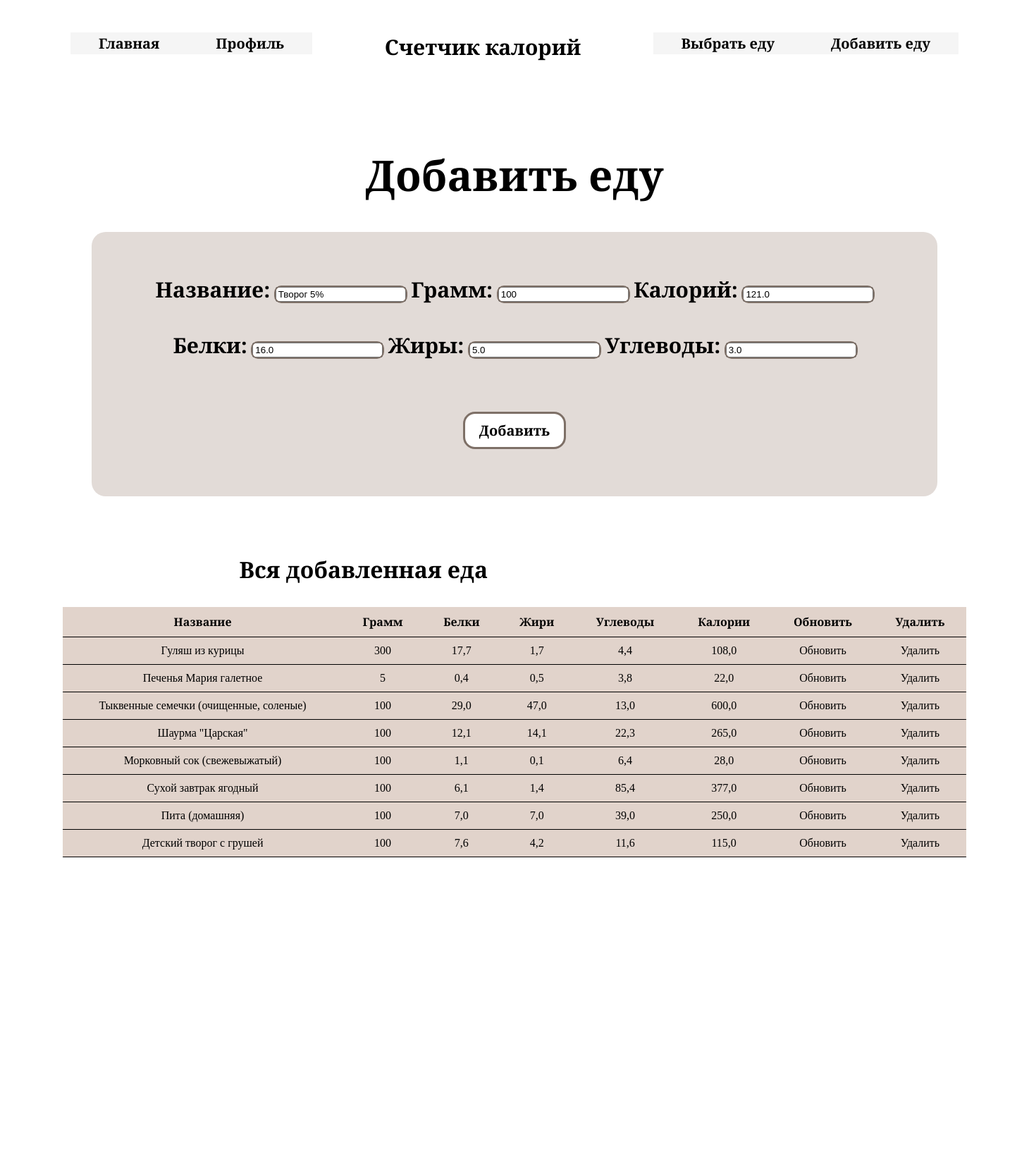
The page /update_food/1/ (signed in) on the database its author committed.
### calories/models.py (models this page shows, shortened)
class Food(models.Model):
    name = models.CharField(max_length=200, null=False)
    quantity = models.PositiveIntegerField(null=False, default=0)
    calorie = models.FloatField(null=False, default=0)
    proteins = models.FloatField(default=0)
    fats = models.FloatField(default=0)
    carbs = models.FloatField(default=0)
    person_of = models.ForeignKey(User, null=True, on_delete=models.CASCADE)

### calories/views.py (the view)
# urls.py: path('update_food/<str:pk>/', update_food, name='update_food'),
@login_required
def update_food(request, pk):
    food_items = Food.objects.filter(person_of=request.user)
    food_item = Food.objects.get(id=pk)
    form = AddFoodForm(instance=food_item)
    if request.method == 'POST':
        form = AddFoodForm(request.POST, instance=food_item)
        if form.is_valid():
            form.save()
            return redirect('profile')
    myFilter = FoodFilter(request.GET, queryset=food_items)
    context = {'form': form, 'food_items': food_items, 'myFilter': myFilter}
    return render(request, 'add_food.html', context)

### calories/forms.py
class AddFoodForm(forms.ModelForm):
    class Meta:
        model = Food
        fields = ('name', 'quantity', 'calorie', 'proteins', 'fats', 'carbs')

### templates/add_food.html (shortened to what this page needs)
{% extends 'base.html' %}
{% load static %}
{% block css_additional %}
<link href=" {% static 'css/add_food.css' %} "rel="stylesheet">
{% endblock %}
{% block header%}
<header class="header">
        <div class="container">
            <div class="header-nav">
                <nav class="nav">
                    <ul class="nav-list">
                        {% with url_name=request.resolver_match.url_name %}
                        <li class="left-item"><a href="{% url 'home' %}">Главная</a></li>
                        <li class="left-item"><a href="{% url 'profile' %}">Профиль</a></li>
                        <li class="right-item"><a href="{% url 'add_food' %}">Добавить еду</a></li>
                        <li class="right-item"><a href="{% url 'select_food' %}">Выбрать еду</a></li>
                        {% endwith %}
                    </ul>
                </nav>
            </div>
        </div>
        <div class="nav-logo">
           <a href="{% url 'index' %}" class="nl">Счетчик калорий</a>
        </div>
</header>
{% endblock %}
{% block content_one %}
<main>
    <div class="table">
        <div class="title"><h1>Добавить еду</h1></div>
            <form method="POST" action="">
                <div class="form-label">
                    <p class="txt">Название: </p>
                    <div class="label">
                        {{ form.name }}
                    </div>
                    <p class="txt">Грамм: </p>
                    <div class="label">
                        {{ form.quantity }}
                    </div>
                    <p class="txt">Калорий: </p>
                    <div class="label">
                        {{ form.calorie }}
                    </div>
                    <p class="txt">Белки: </p>
                    <div class="label">
                        {{ form.proteins }}
                    </div>
                    <p class="txt">Жиры: </p>
                    <div class="label">
                        {{ form.fats }}
                    </div>
                    <p class="txt">Углеводы: </p>
                    <div class="label">
                        {{ form.carbs }}
                    </div>
                    <div class="btn-center"><input class="btn" type="submit" value="Добавить"></div>
                </div>
            </form>
    </div>
    <div class="table-add-food">
    <div class="name"><h1 class="tabel-title"> Вся добавленная еда </h1></div>
        <table>
            <thead>
                <tr>
                    <th>Название</th>
                    <th>Грамм</th>
                    <th>Белки</th>
                    <th>Жири</th>
                    <th>Углеводы</th>
                    <th>Калории</th>
                    <th>Обновить</th>
                    <th>Удалить</th>
                </tr>
            </thead>
            <tbody>
                {% for food in food_items %}
                <tr>
                    <td>{{ food.name }}</td>
                    <td>{{ food.quantity }}</td>
                    <td>{{ food.proteins }}</td>
                    <td>{{ food.fats }}</td>
                    <td>{{ food.carbs }}</td>
                    <td>{{ food.calorie }}</td>
                    <td><a href="{% url 'update_food' food.id %}">Обновить</a></td>
                    <td><a href="{% url 'delete_food' food.id %}">Удалить</a></td>
                </tr>
                {% endfor %}
            </tbody>
        </table>
    </div>
</main>
{% endblock %}
{% block footer %}
<footer class="foot">
    <div class="foot-txt">Наши социальные сети</div>
    <div class="foot-img">
        <a href=""><img src="{% static 'img/facebook.png' %}"></a>
        <a href=""><img src="{% static 'img/vk.png' %}"></a>
        <a href=""><img src="{% static 'img/insta.png' %}"></a>
        <a href=""><img src="{% static 'img/telegram.png' %}"></a>
    </div>
</footer>
{% endblock %}

### static/css/base.css (style rules this page uses)
body { font-family: 'Playfair Display SC', serif; margin: 0; padding: 0; }

### static/css/add_food.css (style rules this page uses)
a { color: #000000; text-decoration: none; }
.container { max-width: 1600px; padding: 0 100px; margin: 0 auto; line-height: 31px; }
.header { padding-top: 46px; padding-bottom: 80px; }
.nav { position: relative; }
.nav-list { list-style: none; margin: 0; padding: 0; }
.nav-list a { background-color: #F5F5F5; text-decoration: none; display: block; padding: 0 40px; font-size: 20px; font-weight: 700; color: #000000; transition: .3s linear; }
.left-item { float: left; }
.right-item { float: right; }
.nav-logo { text-align: center; }
.nl { font-size: 30px; font-weight: bold; }
main { display: flex; justify-content: center; flex-wrap: wrap; }
.table { text-align: center; }
.title { font-size: 30px; }
.txt, .label { display: inline-block; margin-bottom: 30px; }
.txt { font-weight: bold; }
.label { outline: 2px solid #7E7067; border-radius: 8px; }
.btn-center { margin-top: 50px; margin-bottom: 20px; }
.btn { text-align: center; background-color:#ffffff; outline: solid #7E7067; border: 0; padding: 10px 20px; border-radius: 14px; cursor: pointer; font-size: 20px; font-weight: bold; font-family: 'Playfair Display SC', serif; }
.form-label { font-size: 30px; text-align: center; line-height: 0.1em; width: 1100px; margin: 10px 0 20px; background: #E2DBD7; border-radius: 20px; padding: 50px; }
.table-add-food { box-sizing: border-box; position: relative; right: 100px; }
.name { top: 40px; position: relative; left: 350px; }
table { border-collapse: collapse; text-align: center; width: 100%; margin: 72px 100px; }
table tr { background: #E1D3CB; border-bottom: 1px solid }
table th, table td { padding: 10px 20px; }
.foot { margin-top: 145px; text-align: center; background-color: #DCD4CC; }
.foot-txt { font-size: 25px; padding-top: 43px; padding-bottom: 25px; }
.foot-img { padding-bottom: 58px; letter-spacing: 30px; }
img { max-width: 70px; max-height: 70px; }

### rows shown on the page
Food: name "Творог 5%", quantity "100", calorie "121.0", proteins "16.0", fats "5.0", carbs "3.0"
Food: name "Гуляш из курицы", quantity "300", proteins "17,7", fats "1,7", carbs "4,4", calorie "108,0"
Food: name "Печенья Мария галетное", quantity "5", proteins "0,4", fats "0,5", carbs "3,8", calorie "22,0"
Food: name "Тыквенные семечки (очищенные, соленые)", quantity "100", proteins "29,0", fats "47,0", carbs "13,0", calorie "600,0"
Food: name "Шаурма \"Царская\"", quantity "100", proteins "12,1", fats "14,1", carbs "22,3", calorie "265,0"
Food: name "Морковный сок (свежевыжатый)", quantity "100", proteins "1,1", fats "0,1", carbs "6,4", calorie "28,0"
Food: name "Сухой завтрак ягодный", quantity "100", proteins "6,1", fats "1,4", carbs "85,4", calorie "377,0"
Food: name "Пита (домашняя)", quantity "100", proteins "7,0", fats "7,0", carbs "39,0", calorie "250,0"
Food: name "Детский творог с грушей", quantity "100", proteins "7,6", fats "4,2", carbs "11,6", calorie "115,0"
